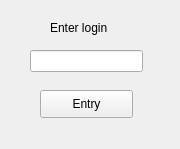
<?xml version="1.0" encoding="UTF-8"?>
<ui version="4.0">
 <class>InputForm</class>
 <widget class="QWidget" name="InputForm">
  <property name="geometry">
   <rect>
    <x>0</x>
    <y>0</y>
    <width>180</width>
    <height>149</height>
   </rect>
  </property>
  <property name="windowTitle">
   <string>Form</string>
  </property>
  <widget class="QLineEdit" name="lineEdit">
   <property name="geometry">
    <rect>
     <x>30</x>
     <y>50</y>
     <width>113</width>
     <height>22</height>
    </rect>
   </property>
  </widget>
  <widget class="QPushButton" name="pushButton">
   <property name="geometry">
    <rect>
     <x>40</x>
     <y>90</y>
     <width>93</width>
     <height>28</height>
    </rect>
   </property>
   <property name="text">
    <string>Entry</string>
   </property>
  </widget>
  <widget class="QLabel" name="label">
   <property name="geometry">
    <rect>
     <x>50</x>
     <y>20</y>
     <width>91</width>
     <height>16</height>
    </rect>
   </property>
   <property name="text">
    <string>Enter login</string>
   </property>
  </widget>
 </widget>
 <resources/>
 <connections/>
</ui>
